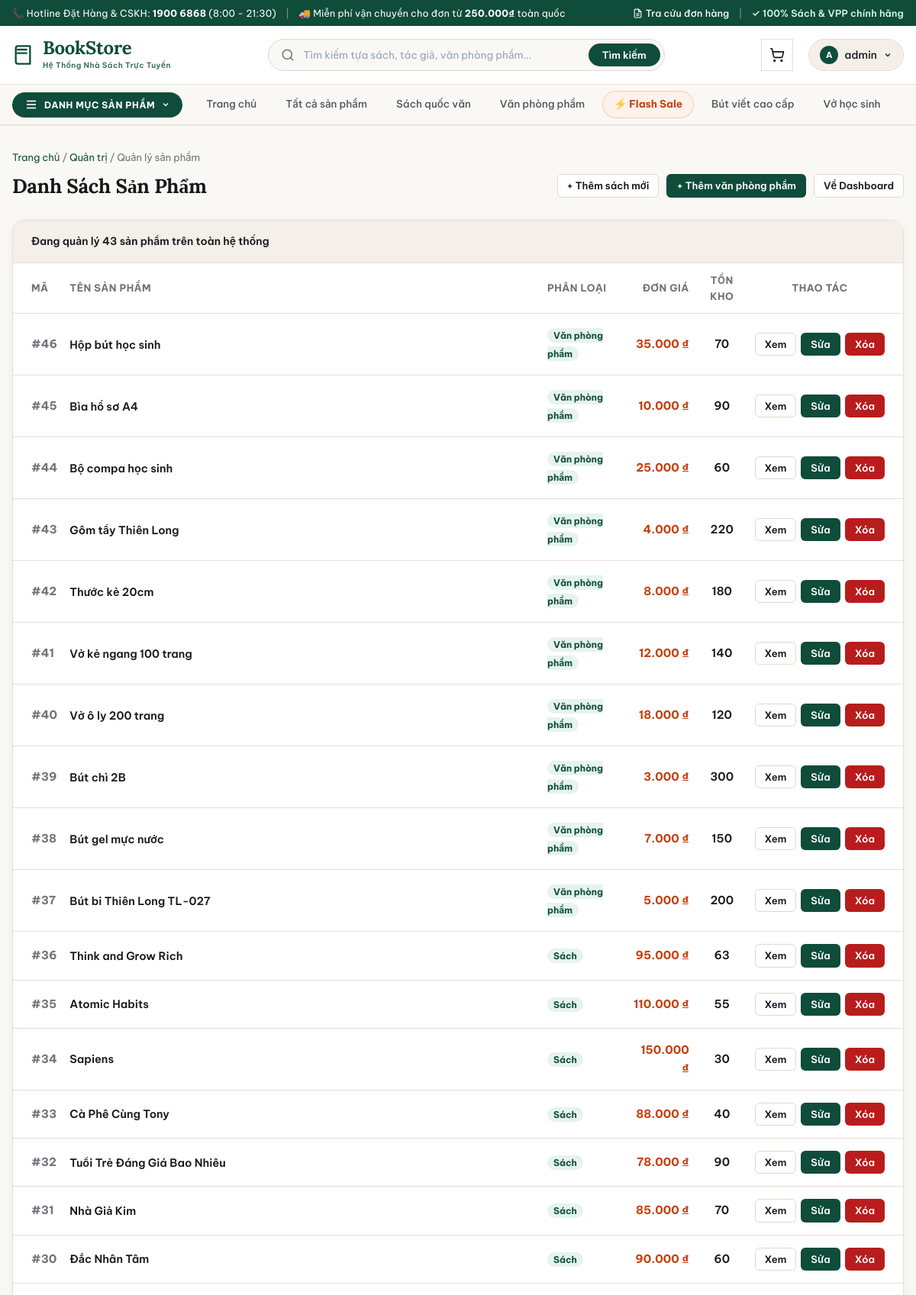
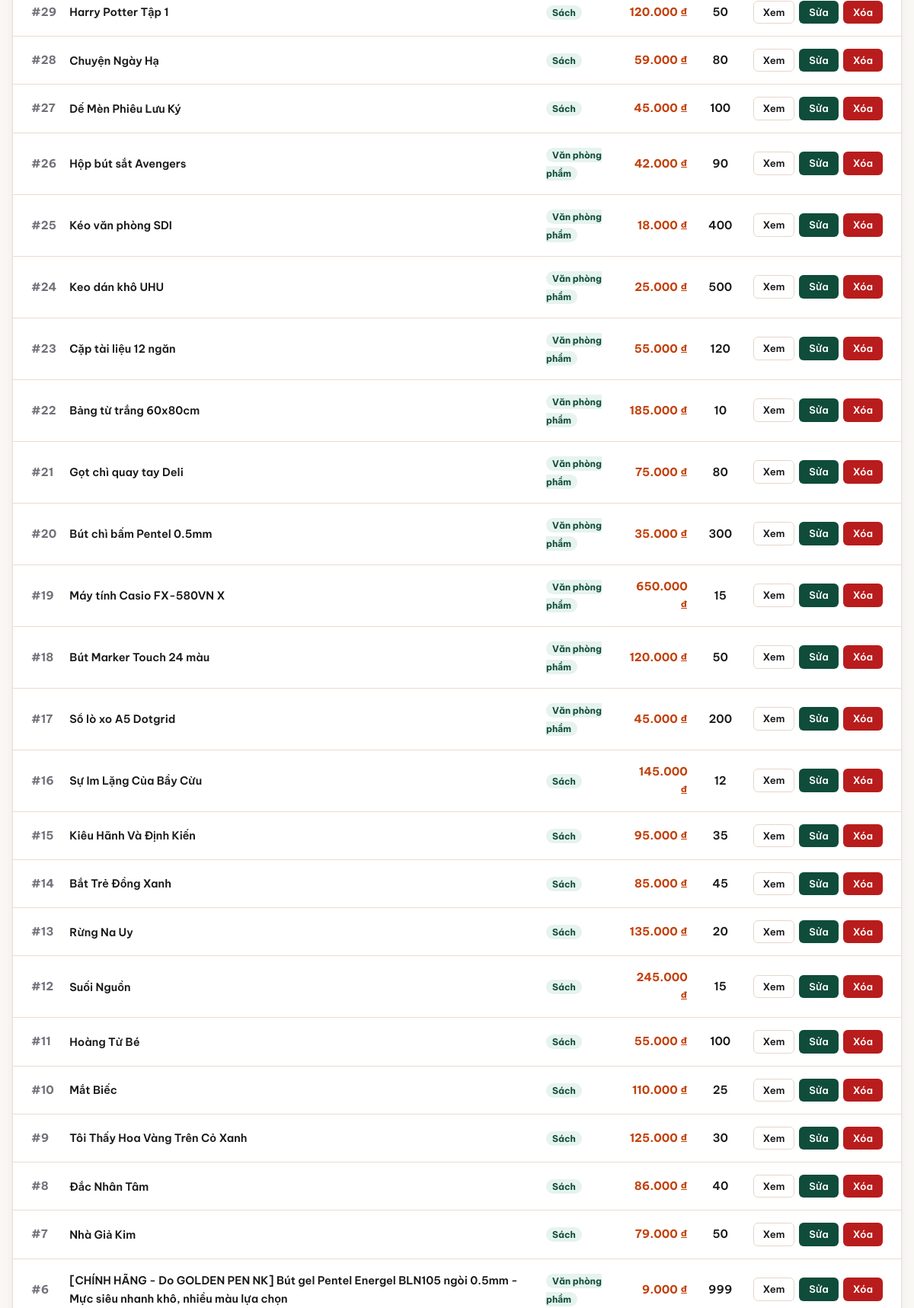
Page /index.php?controller=admin&action=productList (signed in, upper part) on the committed database (2 pictures, top to bottom).
### tables this page shows
CREATE TABLE `sanpham` (
  `MaSP` int(11) NOT NULL,
  `TenSP` varchar(150) NOT NULL,
  `LoaiSP` tinyint(4) NOT NULL,
  `GiaBan` int(11) NOT NULL,
  `TonKho` int(11) NOT NULL DEFAULT 0,
  `HinhAnh` varchar(255) NOT NULL DEFAULT 'default.jpg',
  `MoTa` text DEFAULT NULL,
  `NgayTao` datetime NOT NULL DEFAULT current_timestamp(),
  `NgayCapNhat` datetime NOT NULL DEFAULT current_timestamp() ON UPDATE current_timestamp()
);

### controllers/AdminController.php (called while the page is built, shortened)
<?php
require_once __DIR__ . '/../models/Product.php';
class AdminController extends Controller
{
    public function productList()
    {
        $productModel = new Product();
        $products = $productModel->getAll();
        $this->view('admin/product_list', [
            'title' => 'Quản lý sản phẩm',
            'products' => $products
        ]);
    }
}

### core/Router.php (called while the page is built, shortened)
<?php
class Router
{
    private string $defaultAction = 'index';
    public function dispatch(): void
    {
        $action = $_GET['action'] ?? $this->defaultAction;
        $controllerObject = new $controllerName();
        call_user_func([$controllerObject, $action]);
    }
}

### index.php (called while the page is built, shortened)
<?php
require_once __DIR__ . '/config/database.php';
require_once __DIR__ . '/core/Model.php';
require_once __DIR__ . '/core/Router.php';
$router = new Router();
$router->dispatch();

### core/Model.php (called while the page is built, shortened)
<?php
require_once __DIR__ . '/../config/database.php';
class Model
{
    public function __construct()
    {
        $database = new Database();
        $this->db = $database->connect();
    }
}

### config/database.php (called while the page is built, shortened)
<?php
class Database
{
    private string $host = 'localhost';
    private string $port = '3307';
    private string $dbname = 'bookstore';
    private string $username = 'root';
    private string $password = '';
    private string $charset = 'utf8mb4';
    private ?PDO $conn = null;
    public function connect(): PDO
    {
        $dsn = "mysql:host={$this->host};port={$this->port};dbname={$this->dbname};charset={$this->charset}";
        try {
            $this->conn = new PDO($dsn, $this->username, $this->password, [
                PDO::ATTR_ERRMODE            => PDO::ERRMODE_EXCEPTION,
                PDO::ATTR_DEFAULT_FETCH_MODE => PDO::FETCH_ASSOC,
                PDO::ATTR_EMULATE_PREPARES   => false,
            ]);
        } catch (PDOException $e) {
            die('Lỗi kết nối cơ sở dữ liệu: ' . $e->getMessage());
        }
        return $this->conn;
    }
}

### models/Product.php (called while the page is built, shortened)
<?php
require_once __DIR__ . '/../core/Model.php';
class Product extends Model
{
    public function getAll()
    {
        $sql = "SELECT * FROM sanpham ORDER BY MaSP DESC";
        $stmt = $this->db->prepare($sql);
        $stmt->execute();
        return $stmt->fetchAll();
    }
}

### views/admin/product_list.php (the view, shortened to what this page needs)
<?php require_once __DIR__ . '/../layouts/header.php'; ?>
<div style="margin-bottom: var(--space-6);">
    <div style="font-size: 13px; color: var(--color-ink-muted); margin-bottom: 6px;">
        <a href="index.php" style="color: var(--color-brand-primary);">Trang chủ</a> /
        <a href="index.php?controller=admin&action=dashboard" style="color: var(--color-brand-primary);">Quản trị</a> /
        <span>Quản lý sản phẩm</span>
    </div>
    <div style="display:flex; justify-content:space-between; align-items:center; flex-wrap:wrap; gap:12px;">
        <h1 class="section-title">Danh Sách Sản Phẩm</h1>
        <div style="display:flex; gap:10px;">
            <a class="btn btn-outline btn-sm" href="index.php?controller=admin&action=addBook">
                + Thêm sách mới
            </a>
            <a class="btn btn-primary btn-sm" href="index.php?controller=admin&action=addStationery">
                + Thêm văn phòng phẩm
            </a>
            <a class="btn btn-outline btn-sm" href="index.php?controller=admin&action=dashboard">
                Về Dashboard
            </a>
        </div>
    </div>
</div>
<div style="background-color: var(--color-bg-surface); border: 1px solid var(--color-border-subtle); border-radius: var(--radius-lg); box-shadow: var(--shadow-card); overflow: hidden;">
    <div style="padding: var(--space-4) var(--space-6); background-color: var(--color-bg-subtle); border-bottom: 1px solid var(--color-border-subtle); font-size: 14px; font-weight: 600; color: var(--color-ink-primary);">
        Đang quản lý <?= !empty($products) ? count($products) : 0 ?> sản phẩm trên toàn hệ thống
    </div>
    <table class="cart-table" style="margin: 0;">
        <thead>
            <tr>
                <th style="padding-left: var(--space-6);">Mã</th>
                <th style="text-align:left;">Tên Sản Phẩm</th>
                <th>Phân Loại</th>
                <th style="text-align:right;">Đơn Giá</th>
                <th style="text-align:center;">Tồn Kho</th>
                <th style="text-align:center; padding-right: var(--space-6);">Thao Tác</th>
            </tr>
        </thead>
        <tbody>
            <?php if (!empty($products)): ?>
                <?php foreach ($products as $item): ?>
                    <tr>
                        <td style="padding-left: var(--space-6); font-weight:700; color:var(--color-ink-muted);">
                            #<?= (int)$item['MaSP'] ?>
                        </td>
                        <td style="text-align:left;">
                            <div style="font-weight:600; font-size:14.5px; color:var(--color-ink-primary);">
                                <a href="index.php?controller=product&action=detail&id=<?= (int)$item['MaSP'] ?>" target="_blank" title="Xem trên web">
                                    <?= htmlspecialchars($item['TenSP']) ?>
                                </a>
                            </div>
                        </td>
                        <td>
                            <span style="font-size:12px; font-weight:700; padding:2px 8px; border-radius:var(--radius-pill); background-color:var(--color-brand-subtle); color:var(--color-brand-primary);">
                                <?= ((int)($item['LoaiSP'] ?? 0) === 1) ? 'Sách' : 'Văn phòng phẩm' ?>
                            </span>
                        </td>
                        <td style="text-align:right; font-weight:700; color:var(--color-accent-terracotta);">
                            <?= number_format((float)($item['GiaBan'] ?? 0), 0, ',', '.') ?> ₫
                        </td>
                        <td style="text-align:center; font-weight:600;">
                            <?= (int)($item['TonKho'] ?? 0) ?>
                        </td>
                        <td style="text-align:center; padding-right: var(--space-6);">
                            <div style="display:flex; justify-content:center; gap:6px;">
                                <a class="btn btn-outline btn-sm" href="index.php?controller=product&action=detail&id=<?= (int)$item['MaSP'] ?>" target="_blank">
                                    Xem
                                </a>
                                <a class="btn btn-primary btn-sm" href="index.php?controller=admin&action=editProduct&id=<?= (int)$item['MaSP'] ?>">
                                    Sửa
                                </a>
                                <a class="btn btn-danger btn-sm" href="javascript:void(0)" onclick="confirmDelete('index.php?controller=admin&action=deleteProduct&id=<?= (int)$item['MaSP'] ?>')">
                                    Xóa
                                </a>
                            </div>
                        </td>
                    </tr>
                <?php endforeach; ?>
            <?php endif; ?>
        </tbody>
    </table>
</div>
<?php require_once __DIR__ . '/../layouts/footer.php'; ?>

### public/css/style.css (style rules this page uses)
:root { --color-bg-canvas: #faf8f5; --color-bg-surface: #ffffff; --color-bg-subtle: #f4efe9; --color-bg-muted: #ece5dc; --color-bg-contrast: #18181b; --color-ink-primary: #18181b; --color-ink-secondary: #52525b; --color-ink-muted: #71717a; --color-ink-faint: #a1a1aa; --color-ink-inverted: #ffffff; --color-brand-primary: #0f4c3a; --color-brand-hover: #09372a; --color-brand-subtle: #e6f3ee; --color-brand-light: #2d705c; --color-accent-terracotta: #c2410c; --color-accent-hover: #9a3412; --color-accent-subtle: #fff1eb; --color-border-subtle: #ebdcd0; --color-border-default: #e4d7cb; --color-border-strong: #c9b9aa; --color-border-focus: #0f4c3a; --color-success: #15803d; --color-success-bg: #f0fdf4; --color-success-border: #bbf7d0; --color-warning: #b45309; --color-warning-bg: #fffbeb; --color-warning-border: #fde68a; --color-danger: #b91c1c; --color-danger-bg: #fef2f2; --color-danger-border: #fecaca; --color-info: #0369a1; --color-info-bg: #f0f9ff; --color-info-border: #bae6fd; --font-display: "Lora", "Merriweather", Georgia, serif; --font-body: "Be Vietnam Pro", -apple-system, BlinkMacSystemFont, "Segoe UI", Roboto, sans-serif; --shadow-sm: 0 1px 3px rgba(24, 24, 27, 0.04), 0 1px 2px rgba(24, 24, 27, 0.02); --shadow-card: 0 4px 18px -2px rgba(24, 24, 27, 0.05), 0 2px 6px -1px rgba(24, 24, 27, 0.03); --shadow-hover: 0 12px 28px -4px rgba(24, 24, 27, 0.09), 0 4px 10px -2px rgba(24, 24, 27, 0.04); --shadow-dropdown: 0 16px 36px -4px rgba(24, 24, 27, 0.12), 0 6px 12px -2px rgba(24, 24, 27, 0.06); --radius-xs: 4px; --radius-sm: 6px; --radius-md: 10px; --radius-lg: 16px; --radius-pill: 9999px; --space-1: 4px; --space-2: 8px; --space-3: 12px; --space-4: 16px; --space-5: 20px; --space-6: 24px; --space-8: 32px; --space-10: 40px; --space-12: 48px; --space-16: 64px; --transition-fast: color 0.15s ease, background-color 0.15s ease, border-color 0.15s ease, box-shadow 0.15s ease, transform 0.15s ease; --transition-base: color 0.2s ease, background-color 0.2s ease, border-color 0.2s ease, box-shadow 0.2s ease, transform 0.2s ease; }
*, *::before, *::after { box-sizing: border-box; margin: 0; padding: 0; }
html, body { overflow-x: clip; min-height: 100%; }
body { font-family: var(--font-body); font-size: 15px; line-height: 1.6; color: var(--color-ink-primary); background-color: var(--color-bg-canvas); display: flex; flex-direction: column; -webkit-font-smoothing: antialiased; -moz-osx-font-smoothing: grayscale; }
a { color: inherit; text-decoration: none; transition: var(--transition-fast); }
.btn { display: inline-flex; align-items: center; justify-content: center; gap: var(--space-2); font-weight: 600; font-size: 14px; padding: 10px 20px; border-radius: var(--radius-md); cursor: pointer; border: 1px solid transparent; transition: var(--transition-fast); line-height: 1.25; }
.btn-primary { background-color: var(--color-brand-primary); color: var(--color-ink-inverted); }
.btn-outline { background-color: var(--color-bg-surface); color: var(--color-ink-primary); border-color: var(--color-border-default); }
.btn-sm { padding: 6px 12px; font-size: 13px; border-radius: var(--radius-sm); }
.btn-danger { background-color: var(--color-danger); color: var(--color-ink-inverted); }
.section-title { font-family: var(--font-display); font-size: 26px; font-weight: 700; color: var(--color-ink-primary); letter-spacing: -0.3px; }
.cart-table { width: 100%; border-collapse: collapse; }
.cart-table th { text-align: left; padding: var(--space-3) var(--space-2); font-size: 13px; font-weight: 700; text-transform: uppercase; letter-spacing: 0.5px; color: var(--color-ink-muted); border-bottom: 1px solid var(--color-border-subtle); }
.cart-table td { padding: var(--space-4) var(--space-2); border-bottom: 1px solid var(--color-border-subtle); vertical-align: middle; }

### rows in the picture
sanpham: MaSP "46", TenSP "Hộp bút học sinh", LoaiSP "Văn phòng phẩm", GiaBan "35.000", TonKho "70"
sanpham: MaSP "45", TenSP "Bìa hồ sơ A4", LoaiSP "Văn phòng phẩm", GiaBan "10.000", TonKho "90"
sanpham: MaSP "44", TenSP "Bộ compa học sinh", LoaiSP "Văn phòng phẩm", GiaBan "25.000", TonKho "60"
sanpham: MaSP "43", TenSP "Gôm tẩy Thiên Long", LoaiSP "Văn phòng phẩm", GiaBan "4.000", TonKho "220"
sanpham: MaSP "42", TenSP "Thước kẻ 20cm", LoaiSP "Văn phòng phẩm", GiaBan "8.000", TonKho "180"
sanpham: MaSP "41", TenSP "Vở kẻ ngang 100 trang", LoaiSP "Văn phòng phẩm", GiaBan "12.000", TonKho "140"
sanpham: MaSP "40", TenSP "Vở ô ly 200 trang", LoaiSP "Văn phòng phẩm", GiaBan "18.000", TonKho "120"
sanpham: MaSP "39", TenSP "Bút chì 2B", LoaiSP "Văn phòng phẩm", GiaBan "3.000", TonKho "300"
sanpham: MaSP "38", TenSP "Bút gel mực nước", LoaiSP "Văn phòng phẩm", GiaBan "7.000", TonKho "150"
sanpham: MaSP "37", TenSP "Bút bi Thiên Long TL-027", LoaiSP "Văn phòng phẩm", GiaBan "5.000", TonKho "200"
sanpham: MaSP "36", TenSP "Think and Grow Rich", LoaiSP "Sách", GiaBan "95.000", TonKho "63"
sanpham: MaSP "35", TenSP "Atomic Habits", LoaiSP "Sách", GiaBan "110.000", TonKho "55"
sanpham: MaSP "34", TenSP "Sapiens", LoaiSP "Sách", GiaBan "150.000", TonKho "30"
sanpham: MaSP "33", TenSP "Cà Phê Cùng Tony", LoaiSP "Sách", GiaBan "88.000", TonKho "40"
sanpham: MaSP "32", TenSP "Tuổi Trẻ Đáng Giá Bao Nhiêu", LoaiSP "Sách", GiaBan "78.000", TonKho "90"
sanpham: MaSP "31", TenSP "Nhà Giả Kim", LoaiSP "Sách", GiaBan "85.000", TonKho "70"
sanpham: MaSP "30", TenSP "Đắc Nhân Tâm", LoaiSP "Sách", GiaBan "90.000", TonKho "60"
sanpham: MaSP "29", TenSP "Harry Potter Tập 1", LoaiSP "Sách", GiaBan "120.000", TonKho "50"
sanpham: MaSP "28", TenSP "Chuyện Ngày Hạ", LoaiSP "Sách", GiaBan "59.000", TonKho "80"
sanpham: MaSP "27", TenSP "Dế Mèn Phiêu Lưu Ký", LoaiSP "Sách", GiaBan "45.000", TonKho "100"
sanpham: MaSP "26", TenSP "Hộp bút sắt Avengers", LoaiSP "Văn phòng phẩm", GiaBan "42.000", TonKho "90"
sanpham: MaSP "25", TenSP "Kéo văn phòng SDI", LoaiSP "Văn phòng phẩm", GiaBan "18.000", TonKho "400"
sanpham: MaSP "24", TenSP "Keo dán khô UHU", LoaiSP "Văn phòng phẩm", GiaBan "25.000", TonKho "500"
sanpham: MaSP "23", TenSP "Cặp tài liệu 12 ngăn", LoaiSP "Văn phòng phẩm", GiaBan "55.000", TonKho "120"
sanpham: MaSP "22", TenSP "Bảng từ trắng 60x80cm", LoaiSP "Văn phòng phẩm", GiaBan "185.000", TonKho "10"
sanpham: MaSP "21", TenSP "Gọt chì quay tay Deli", LoaiSP "Văn phòng phẩm", GiaBan "75.000", TonKho "80"
sanpham: MaSP "20", TenSP "Bút chì bấm Pentel 0.5mm", LoaiSP "Văn phòng phẩm", GiaBan "35.000", TonKho "300"
sanpham: MaSP "19", TenSP "Máy tính Casio FX-580VN X", LoaiSP "Văn phòng phẩm", GiaBan "650.000", TonKho "15"
sanpham: MaSP "18", TenSP "Bút Marker Touch 24 màu", LoaiSP "Văn phòng phẩm", GiaBan "120.000", TonKho "50"
sanpham: MaSP "17", TenSP "Sổ lò xo A5 Dotgrid", LoaiSP "Văn phòng phẩm", GiaBan "45.000", TonKho "200"
sanpham: MaSP "16", TenSP "Sự Im Lặng Của Bầy Cừu", LoaiSP "Sách", GiaBan "145.000", TonKho "12"
sanpham: MaSP "15", TenSP "Kiêu Hãnh Và Định Kiến", LoaiSP "Sách", GiaBan "95.000", TonKho "35"
sanpham: MaSP "14", TenSP "Bắt Trẻ Đồng Xanh", LoaiSP "Sách", GiaBan "85.000", TonKho "45"
sanpham: MaSP "13", TenSP "Rừng Na Uy", LoaiSP "Sách", GiaBan "135.000", TonKho "20"
sanpham: MaSP "12", TenSP "Suối Nguồn", LoaiSP "Sách", GiaBan "245.000", TonKho "15"
sanpham: MaSP "11", TenSP "Hoàng Tử Bé", LoaiSP "Sách", GiaBan "55.000", TonKho "100"
sanpham: MaSP "10", TenSP "Mắt Biếc", LoaiSP "Sách", GiaBan "110.000", TonKho "25"
sanpham: MaSP "9", TenSP "Tôi Thấy Hoa Vàng Trên Cỏ Xanh", LoaiSP "Sách", GiaBan "125.000", TonKho "30"
sanpham: MaSP "8", TenSP "Đắc Nhân Tâm", LoaiSP "Sách", GiaBan "86.000", TonKho "40"
sanpham: MaSP "7", TenSP "Nhà Giả Kim", LoaiSP "Sách", GiaBan "79.000", TonKho "50"
sanpham: MaSP "6", TenSP "[CHÍNH HÃNG - Do GOLDEN PEN NK] Bút gel Pentel Energel BLN105 ngòi 0.5mm - Mực siêu nhanh khô, nhiều màu lựa chọn", LoaiSP "Văn phòng phẩm", GiaBan "9.000", TonKho "999"

### other values in the picture
mb_substr($_SESSION['user']['fullname'] ?? 'U', 0, 1, 'UTF-8') "A"
$_SESSION['user']['fullname'] "admin"
count($products) "43"
